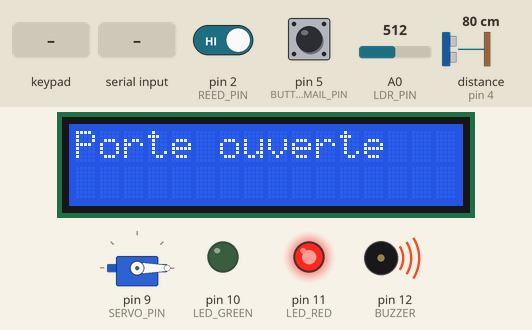
A sketch run on a simulated Arduino Mega 2560, built with avr-gcc and run on an emulated ATmega2560. Parts: 16×2 character LCD, servo, output pins drawn as LEDs (lit = HIGH), buzzer (waves = sounding, pin HIGH). The inputs (shaded band) are chosen by the test bench; at power-on: pin 2 (REED_PIN) HIGH, pin 5 (BUTTON_MAIL_PIN) HIGH, A0 (LDR_PIN) = 512, distance to the obstacle (sensor on pin 4) 80 cm. The echo pulse lasts 58.3 µs per cm; pins used as bus, display or sensor lines are not drawn; what the sketch prints to the serial monitor is not drawn.

Above: at 1.8 s.
1.9 s: keypad keys 2 8 2 6 2 4 2 2 # pressed 0.4 s apart
At 6.0 s:
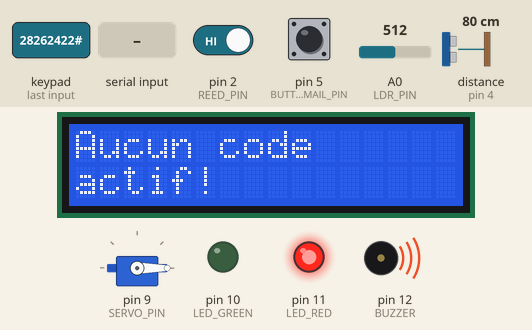
7.0 s: pin 2 (REED_PIN) driven LOW
At 8.4 s:
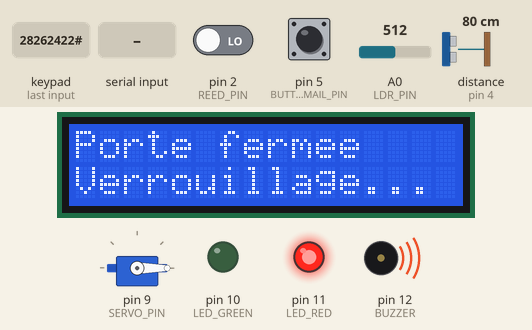
10.0 s: "CODE:\n" received over Serial
At 12.7 s:
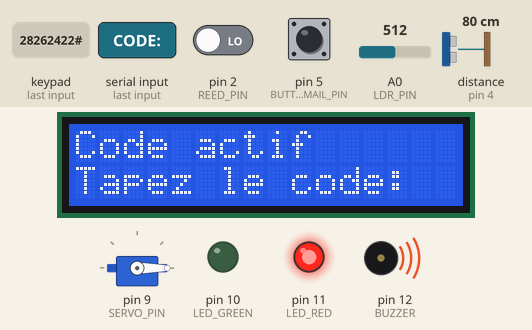
13.0 s: pin 5 (BUTTON_MAIL_PIN) pulled LOW for 1 s
At 13.7 s:
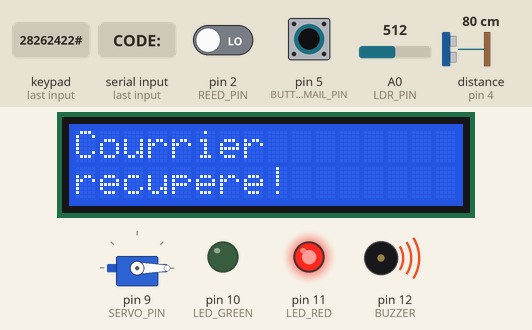
16.3 s: key '#' pressed
At 18.7 s:
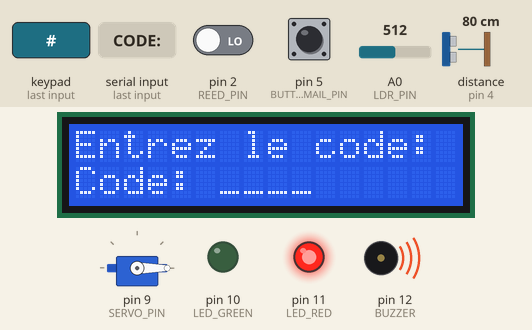
19.3 s: keypad keys 3 6 3 4 3 2 3 0 # pressed 0.4 s apart
At 24.4 s:
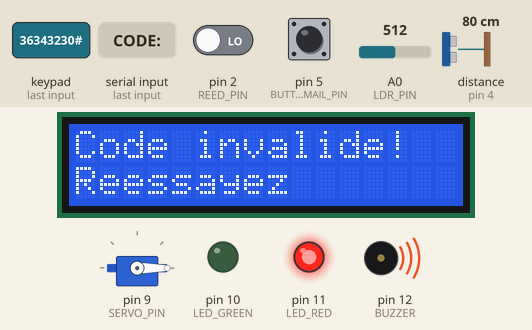
Timing chart, 0 to 25.4 s (numbered marks = the images above; inputs shaded):
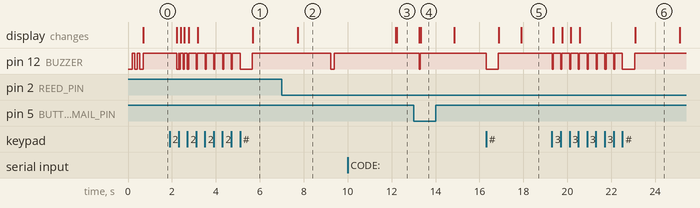

The sketch:

smartbox_mega.ino
```cpp
/*
 * SMARTBOX - Boite aux Lettres Connectee & Securisee
 * Code Arduino Mega 2560 - Version 2.0
 *
 * PROTOCOLE SERIE (USB vers Raspberry Pi):
 * Pi -> Arduino : "CODE:XXXX", "REVOKE"
 * Arduino -> Pi : "MAIL_DETECTED", "MAIL_CLEARED", "CODE_OK",
 *                 "CODE_FAIL", "DOOR_OPENED", "DOOR_CLOSED",
 *                 "PARCEL_DETECTED", "PARCEL_NONE"
 */

#include <Wire.h>
#include <LiquidCrystal_I2C.h>
#include <Keypad.h>
#include <Servo.h>

// ===================== PINS ARDUINO MEGA =====================
// LCD I2C : SDA = pin 20, SCL = pin 21
LiquidCrystal_I2C lcd(0x27, 16, 2);

// Keypad 4x4
const byte ROWS = 4;
const byte COLS = 4;
char keys[ROWS][COLS] = {
  {'D', '#', '0', '*'},
  {'C', '9', '8', '7'},
  {'B', '6', '5', '4'},
  {'A', '3', '2', '1'}
};
byte rowPins[ROWS] = {28, 26, 24, 22};
byte colPins[COLS] = {36, 34, 32, 30};
Keypad keypad = Keypad(makeKeymap(keys), rowPins, colPins, ROWS, COLS);

// Servo
const int SERVO_PIN = 9;
Servo servo;
const int SERVO_LOCKED = 0;
const int SERVO_UNLOCKED = 90;

// LEDs & Buzzer
const int LED_GREEN = 10;
const int LED_RED = 11;
const int BUZZER = 12;

// Capteurs
const int LDR_PIN = A0;
const int LDR_SEUIL = 50;
const int TRIG_PIN = 3;
const int ECHO_PIN = 4;
const int PARCEL_SEUIL = 20;
const int REED_PIN = 2;
const int BUTTON_MAIL_PIN = 5;

// ===================== VARIABLES =====================
String activeCode = "";
bool codeActive = false;
String inputCode = "";
const int CODE_LENGTH = 4;

bool doorOpen = false;
bool doorLocked = true;
bool mailPresent = false;
bool parcelPresent = false;
bool ultrasonicActive = true;

unsigned long lastMailCheck = 0;
unsigned long lastButtonCheck = 0;
unsigned long lastDoorCheck = 0;
const int DEBOUNCE_DELAY = 200;

bool lastDoorState = false;
bool lastMailState = false;

// Timeout servo
unsigned long unlockTime = 0;
const unsigned long UNLOCK_TIMEOUT = 30000;  // 30 secondes
bool waitingForDoor = false;

// Timeout saisie code
unsigned long lastKeyTime = 0;
const unsigned long INPUT_TIMEOUT = 15000;  // 15 secondes

// ===================== SETUP =====================
void setup() {
  Serial.begin(9600);

  lcd.init();
  lcd.backlight();
  displayWelcome();

  servo.attach(SERVO_PIN);
  lockDoor();

  pinMode(LED_GREEN, OUTPUT);
  pinMode(LED_RED, OUTPUT);
  pinMode(BUZZER, OUTPUT);
  digitalWrite(BUZZER, HIGH);
  pinMode(TRIG_PIN, OUTPUT);
  pinMode(ECHO_PIN, INPUT);
  pinMode(REED_PIN, INPUT_PULLUP);
  pinMode(BUTTON_MAIL_PIN, INPUT_PULLUP);

  setLEDs(false, true);
  beepStartup();

  Serial.println("SMARTBOX_READY");
}

// ===================== LOOP =====================
void loop() {
  handleSerialInput();
  handleKeypad();
  handleInputTimeout();
  handleDoorSensor();
  handleMailSensor();
  handleMailButton();
  delay(10);
}

// ===================== COMMUNICATION SERIE =====================
void handleSerialInput() {
  if (Serial.available() > 0) {
    String command = Serial.readStringUntil('\n');
    command.trim();

    if (command.startsWith("CODE:")) {
      activeCode = command.substring(5);
      codeActive = true;
      Serial.println("CODE_RECEIVED");
      lcd.clear();
      lcd.setCursor(0, 0);
      lcd.print("Code actif");
      lcd.setCursor(0, 1);
      lcd.print("Tapez le code:");
      delay(1000);
      displayEnterCode();
    } else if (command == "REVOKE") {
      activeCode = "";
      codeActive = false;
      inputCode = "";
      Serial.println("CODE_REVOKED");
      displayWelcome();
    }
  }
}

void sendToPi(String message) {
  Serial.println(message);
}

// ===================== KEYPAD =====================
void handleKeypad() {
  char key = keypad.getKey();

  if (key) {
    beepKey();
    lastKeyTime = millis();  // Reset le timeout

    if (key == '*') {
      inputCode = "";
      displayEnterCode();
    } else if (key == '#') {
      if (inputCode.length() == CODE_LENGTH) {
        checkCode();
      } else {
        beepError();
        lcd.setCursor(0, 1);
        lcd.print("Code incomplet! ");
        delay(1000);
        displayEnterCode();
      }
    } else if (key >= '0' && key <= '9') {
      if (inputCode.length() < CODE_LENGTH) {
        inputCode += key;
        displayCodeInput();
      }
    }
  }
}

// ===================== TIMEOUT SAISIE CODE =====================
void handleInputTimeout() {
  // Si on a commencé à taper et pas de touche depuis 15 sec
  if (inputCode.length() > 0 && (millis() - lastKeyTime > INPUT_TIMEOUT)) {
    inputCode = "";
    beepError();
    lcd.clear();
    lcd.setCursor(0, 0);
    lcd.print("Temps ecoule!");
    delay(1500);
    displayWelcome();
  }
}

void displayCodeInput() {
  lcd.setCursor(0, 1);
  lcd.print("Code: ");
  for (unsigned int i = 0; i < inputCode.length(); i++) lcd.print("*");
  for (unsigned int i = inputCode.length(); i < CODE_LENGTH; i++) lcd.print("_");
  lcd.print("      ");
}

void checkCode() {
  if (!codeActive) {
    beepError();
    lcd.clear();
    lcd.setCursor(0, 0);
    lcd.print("Aucun code");
    lcd.setCursor(0, 1);
    lcd.print("actif!");
    sendToPi("CODE_FAIL");
    setLEDs(false, true);
    delay(2000);
    displayWelcome();
    inputCode = "";
    return;
  }

  if (inputCode == activeCode) {
    beepSuccess();
    sendToPi("CODE_OK");
    lcd.clear();
    lcd.setCursor(0, 0);
    lcd.print("Acces autorise!");
    lcd.setCursor(0, 1);
    lcd.print("Ouvrez la porte");
    setLEDs(true, false);
    unlockDoor();

    // Démarre le timeout
    unlockTime = millis();
    waitingForDoor = true;

  } else {
    beepError();
    sendToPi("CODE_FAIL");
    lcd.clear();
    lcd.setCursor(0, 0);
    lcd.print("Code invalide!");
    lcd.setCursor(0, 1);
    lcd.print("Reessayez");
    setLEDs(false, true);
    delay(2000);
    displayEnterCode();
  }
  inputCode = "";
}

// ===================== SERVO =====================
void lockDoor() {
  servo.write(SERVO_LOCKED);
  doorLocked = true;
  setLEDs(false, true);
}

void unlockDoor() {
  servo.write(SERVO_UNLOCKED);
  doorLocked = false;
  setLEDs(true, false);
}

// ===================== REED SWITCH =====================
void handleDoorSensor() {
  if (millis() - lastDoorCheck < DEBOUNCE_DELAY) return;
  lastDoorCheck = millis();

  bool currentDoorOpen = (digitalRead(REED_PIN) == HIGH);

  // Timeout si porte pas ouverte après 30 sec
  if (waitingForDoor && !doorOpen && (millis() - unlockTime > UNLOCK_TIMEOUT)) {
    waitingForDoor = false;
    lockDoor();
    beepError();
    lcd.clear();
    lcd.setCursor(0, 0);
    lcd.print("Temps ecoule!");
    lcd.setCursor(0, 1);
    lcd.print("Reverrouillage..");
    delay(2000);
    displayWelcome();
    return;
  }

  if (currentDoorOpen != lastDoorState) {
    lastDoorState = currentDoorOpen;

    if (currentDoorOpen && !doorOpen) {
      doorOpen = true;
      waitingForDoor = false;  // Plus besoin du timeout
      ultrasonicActive = false;
      sendToPi("DOOR_OPENED");
      lcd.clear();
      lcd.setCursor(0, 0);
      lcd.print("Porte ouverte");
      delay(1500);
      lcd.setCursor(0, 1);
      lcd.print("Deposez colis...");
    } else if (!currentDoorOpen && doorOpen) {
      doorOpen = false;
      sendToPi("DOOR_CLOSED");
      lcd.clear();
      lcd.setCursor(0, 0);
      lcd.print("Porte fermee");
      lcd.setCursor(0, 1);
      lcd.print("Verrouillage...");
      delay(1500);
      lockDoor();
      beepLock();
      ultrasonicActive = true;
      delay(500);
      scanParcel();
      delay(2000);
      displayWelcome();
    }
  }
}

// ===================== HC-SR04 =====================
long measureDistance() {
  digitalWrite(TRIG_PIN, LOW);
  delayMicroseconds(2);
  digitalWrite(TRIG_PIN, HIGH);
  delayMicroseconds(10);
  digitalWrite(TRIG_PIN, LOW);
  long duration = pulseIn(ECHO_PIN, HIGH, 30000);
  long distance = duration * 0.034 / 2;
  if (distance == 0) distance = 999;
  return distance;
}

void scanParcel() {
  if (!ultrasonicActive) return;
  long totalDist = 0;
  for (int i = 0; i < 5; i++) {
    totalDist += measureDistance();
    delay(50);
  }
  long avgDist = totalDist / 5;

  if (avgDist < PARCEL_SEUIL) {
    parcelPresent = true;
    sendToPi("PARCEL_DETECTED");
    lcd.clear();
    lcd.setCursor(0, 0);
    lcd.print("Colis securise!");
    lcd.setCursor(0, 1);
    lcd.print("Merci :)");
    beepSuccess();
    delay(3000);
  } else {
    parcelPresent = false;
    sendToPi("PARCEL_NONE");
  }
}


// ===================== LASER + LDR =====================
void handleMailSensor() {
  if (millis() - lastMailCheck < DEBOUNCE_DELAY) return;
  lastMailCheck = millis();

  int ldrValue = analogRead(LDR_PIN);
  bool mailDetected = (ldrValue > LDR_SEUIL);

  if (mailDetected && !lastMailState) {
    mailPresent = true;
    lastMailState = true;
    sendToPi("MAIL_DETECTED");
    beepMail();

    // Affiche seulement si pas en mode porte ET pas en train de taper un code
    if (!doorOpen && !waitingForDoor && inputCode.length() == 0) {
      lcd.clear();
      lcd.setCursor(0, 0);
      lcd.print("Courrier recu!");
      delay(3000);
      displayWelcome();
    }
  } else if (!mailDetected) {
    lastMailState = false;
  }
}

// ===================== BOUTON COURRIER =====================
void handleMailButton() {
  if (millis() - lastButtonCheck < DEBOUNCE_DELAY) return;
  lastButtonCheck = millis();

  if (digitalRead(BUTTON_MAIL_PIN) == LOW) {
    if (mailPresent) {
      mailPresent = false;
      sendToPi("MAIL_CLEARED");
      beepKey();

      // Affiche seulement si pas en mode porte ET pas en train de taper un code
      if (!doorOpen && !waitingForDoor && inputCode.length() == 0) {
        lcd.clear();
        lcd.setCursor(0, 0);
        lcd.print("Courrier");
        lcd.setCursor(0, 1);
        lcd.print("recupere!");
        delay(1500);
        displayWelcome();
      }
    }
    delay(300);
  }
}

// ===================== AFFICHAGE LCD =====================
void displayWelcome() {
  lcd.clear();
  lcd.setCursor(0, 0);
  lcd.print("SmartBox v2.0");
  lcd.setCursor(0, 1);
  if (codeActive) lcd.print("Tapez le code:");
  else lcd.print("En attente...");
}

void displayEnterCode() {
  lcd.clear();
  lcd.setCursor(0, 0);
  lcd.print("Entrez le code:");
  lcd.setCursor(0, 1);
  lcd.print("Code: ____      ");
}

// ===================== LEDs =====================
void setLEDs(bool green, bool red) {
  digitalWrite(LED_GREEN, green ? HIGH : LOW);
  digitalWrite(LED_RED, red ? HIGH : LOW);
}

// ===================== BUZZER (ACTIF INVERSE) =====================
void beepKey() {
  digitalWrite(BUZZER, LOW);
  delay(50);
  digitalWrite(BUZZER, HIGH);
}

void beepSuccess() {
  digitalWrite(BUZZER, LOW);
  delay(100);
  digitalWrite(BUZZER, HIGH);
  delay(100);
  digitalWrite(BUZZER, LOW);
  delay(100);
  digitalWrite(BUZZER, HIGH);
}

void beepError() {
  digitalWrite(BUZZER, LOW);
  delay(500);
  digitalWrite(BUZZER, HIGH);
}

void beepLock() {
  digitalWrite(BUZZER, LOW);
  delay(150);
  digitalWrite(BUZZER, HIGH);
}

void beepMail() {
  digitalWrite(BUZZER, LOW);
  delay(100);
  digitalWrite(BUZZER, HIGH);
}

void beepStartup() {
  digitalWrite(BUZZER, LOW);
  delay(100);
  digitalWrite(BUZZER, HIGH);
  delay(120);
  digitalWrite(BUZZER, LOW);
  delay(100);
  digitalWrite(BUZZER, HIGH);
  delay(120);
  digitalWrite(BUZZER, LOW);
  delay(150);
  digitalWrite(BUZZER, HIGH);
}
```

Measured:
- after the input at 1.9 s, the display: first differs from a run without the input after 0.49 s (image 1 shows a later state)
- after the input at 7.0 s, pin 12 (BUZZER): HIGH → LOW after 2.2 s, → HIGH 0.15 s later; the display: changes after 0.73 s (image 2)
- after the input at 10.0 s, the display: first differs from a run without the input after 2.2 s (image 3)
- after the input at 13.0 s, pin 12 (BUZZER): HIGH → LOW after 0.26 s, → HIGH 0.05 s later; the display: first differs from a run without the input after 0.33 s (image 4)
- after the input at 16.3 s, pin 12 (BUZZER): HIGH → LOW at once, → HIGH 0.55 s later; the display: first changes after 0.57 s (image 5 shows a later state)
- after the input at 19.3 s, pin 12 (BUZZER): goes 8 × (LOW 0.05 s, HIGH 0.35 s), LOW 0.55 s, then HIGH, starting at once; the display: first changes after 0.06 s (image 6 shows a later state)
